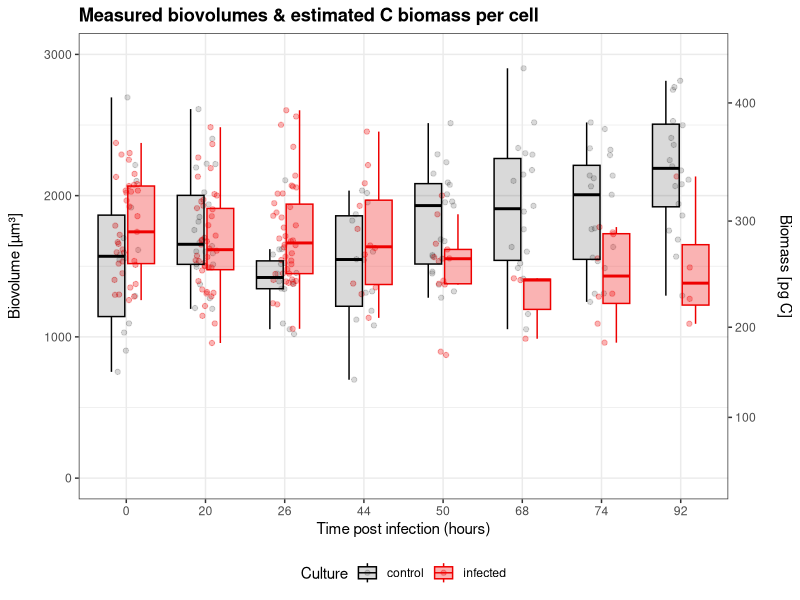
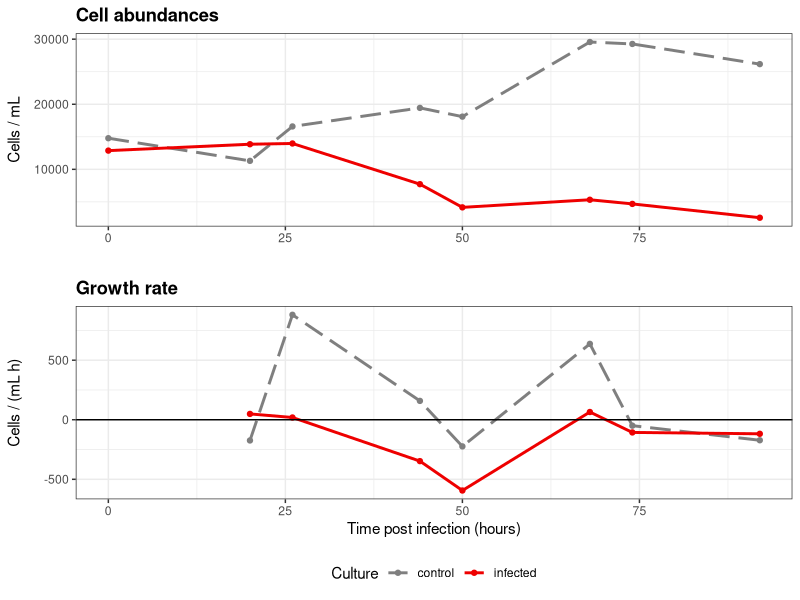
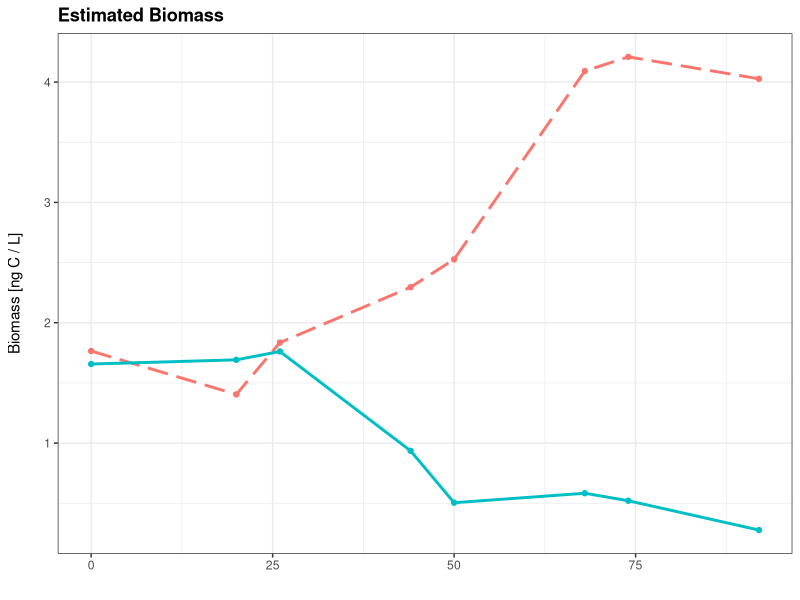

The R source for these figures, in order: (Note: this script raises an error after producing the figures.)
library(readxl)
library(here)
library(tidyverse)
library(ggplot2)
library(data.table)
library(RColorBrewer)
library(grid)

setwd("/shared/projects/symbioscope/Quantification/")
#setwd("S:/Quantification/")

# Opening the data
biovolume_data <- read_excel(here("Biovolumes_biomass.xlsx"), sheet=2, na="")
colnames(biovolume_data) 
#biovolume_data$hpi <- as.factor(biovolume_data$hpi)

biovolume_tidy<- read_excel(here("Biovolumes_biomass.xlsx"), sheet=3, na="")
colnames(biovolume_tidy) 
biovolume_tidy$hpi <- as.factor(biovolume_tidy$hpi)

# PLOTTING
#Cell Biovolumes & Biomass
ggplot(biovolume_tidy) + aes(hpi,volume_um3,color=Culture,fill=Culture,alpha=Culture) +
  geom_jitter(width = 0.15)+
  geom_boxplot(outlier.shape = NA)+
  scale_y_continuous("Biovolume [µm³]\n", sec.axis = sec_axis(~10^(0.76*log10(.))-0.352, name = "Biomass [pg C]\n"))+
  labs(title = "Measured biovolumes & estimated C biomass per cell",x = "Time post infection (hours)")+
  scale_fill_manual(values = c("black","red2"))+
  scale_alpha_manual(values = c(0.15, 0.3))+
  scale_colour_manual(values=c("black","red2"))+
  theme_bw()+
  coord_cartesian(ylim = c(0, 3000))+
  theme(legend.position = "bottom", plot.title = element_text(face="bold"))

# only cell biovolumes
p4_biovolumes <- ggplot(biovolume_tidy) + aes(hpi,volume_um3,color=Culture,fill=Culture,alpha=Culture) +
  geom_jitter(width = 0.15)+
  geom_boxplot(outlier.shape = NA)+
  scale_y_continuous("Biovolume [µm³]\n")+
  labs(title = "Measured biovolumes & estimated C biomass per cell",x = "Time post infection (hours)")+
  scale_fill_manual(values = c("gray50","black"))+
  scale_alpha_manual(values = c(0.15, 0.3))+
  scale_colour_manual(values=c("gray50","black"))+
  theme_minimal()+
  coord_cartesian(ylim = c(0, 3000))+
  theme(legend.position = "bottom", plot.title = element_text(face="bold"))

# Measured abundances
p1a_abundance_counts <- ggplot(biovolume_data) + aes(hpi,Abundance_count,color=Culture,linetype=Culture) +
  geom_point() +
  geom_line(size=1)+
  labs(title = "Cell abundances",x = "",y="Cells / mL\n")+
  scale_colour_manual(values=c("gray50","red2"))+
  scale_linetype_manual(values=c("longdash", "solid"))+
  theme_bw()+   theme(legend.position = "none", plot.title = element_text(face="bold"))

# Growth rates
p1b_abundance_rates <- ggplot(biovolume_data) + aes(hpi,Abundance_rate,color=Culture,linetype=Culture) +
  geom_point() +
  geom_line(size=1)+
  geom_hline(aes(yintercept=0))+
  labs(title = "Growth rate",x = "Time post infection (hours)",y="Cells / (mL h)\n")+
  scale_colour_manual(values=c("gray50","red2"))+
  scale_linetype_manual(values=c("longdash", "solid"))+
  theme_bw()+   theme(legend.position = "bottom", plot.title = element_text(face="bold"))
grid.newpage()
grid.draw(rbind(ggplotGrob(p1a_abundance_counts), ggplotGrob(p1b_abundance_rates), size = "last"))

#Biomass median
#p2a_biomassmedian <- 
  ggplot(biovolume_data) + aes(hpi,Biomass_ngLiter,color=Culture,linetype=Culture) +
  geom_point() +
  geom_line(size=1)+
  labs(title = "Estimated Biomass",x = "",y="Biomass [ng C / L]\n")+
  #scale_colour_manual(values=c("gray50","red2"))+
  scale_linetype_manual(values=c("longdash", "solid"))+
  theme_bw()+   theme(legend.position = "none", plot.title = element_text(face="bold"))

#Biomass rate
p2b_biomassmedian <- ggplot(biovolume_data) + aes(hpi,BiomassRate,color=Culture,linetype=Culture) +
  geom_point() +
  geom_line(size=1)+
  geom_hline(aes(yintercept=0))+
  labs(x = "Time post infection (hours)",y="Biomass rate [pg C / L h]\n")+
  scale_colour_manual(values=c("gray50","red2"))+
  scale_linetype_manual(values=c("longdash", "solid"))+
  theme_bw()+   theme(legend.position = "bottom", plot.title = element_text(face="bold"))
grid.newpage()
grid.draw(rbind(ggplotGrob(p2a_biomassmedian), ggplotGrob(p2b_biomassmedian), size = "last"))


#Biomass & Organelles
#Biovolume
p3a_biovolume <- ggplot(biovolume_data) + 
  aes(x=hpi,y=VolumeMedian,color=Culture,fill=Culture) +
  geom_point() +
  geom_line(aes(linetype=Culture),size=1)+
  geom_ribbon(aes(ymin=VolumeMedian-VolumeStdDev,ymax=VolumeMedian+VolumeStdDev),linetype=0,alpha=0.15)+ 
  labs(title = "Measured Cell Biovolumes",x = "",y="Volume\n[µm³]\n")+
  scale_x_continuous(breaks=c(seq(0,92,10)))+
  scale_colour_manual(values=c("gray75","black"))+
  scale_fill_manual(values=c("gray50","gray50"))+
  scale_linetype_manual(values=c("longdash", "solid"))+
  coord_cartesian(ylim = c(0, 2500))+
  theme_minimal()+ theme(legend.position = "none", plot.title = element_text(face="bold"))
#Biomass
p3a_biomassmedian <- ggplot(biovolume_data) + 
  aes(x=hpi,y=Biomass_ngLiter,color=Culture,fill=Culture) +
  geom_point() +
  geom_line(aes(linetype=Culture),size=1)+
  geom_ribbon(aes(ymin=Biomass_ngLiter-Biomass_ngLiter_StDv,ymax=Biomass_ngLiter+Biomass_ngLiter_StDv),linetype=0,alpha=0.15)+ 
  labs(title = "Estimated Total Biomass",x = "",y="Biomass\n[ng C / L]\n")+
  scale_x_continuous(breaks=c(seq(0,92,10)))+
  scale_colour_manual(values=c("gray50","black"))+
  scale_fill_manual(values=c("gray50","gray75"))+
  scale_linetype_manual(values=c("longdash", "solid"))+
  theme_bw()+theme(legend.position = "bottom")

#Chloroplasts median
p3b_chlmedian <- ggplot(biovolume_data) + 
  aes(x=hpi,y=ChloroplastsMedian,color=Culture,fill=Culture) +
  geom_point() +
  geom_line(aes(linetype=Culture),size=1)+
  geom_ribbon(aes(ymax=ChloroplastsMedian+ChloroplastStDv,ymin=ChloroplastsMedian-ChloroplastStDv),linetype=0,alpha=0.15)+
  labs(title = "Chloroplast size",x = "",y="Volume\n[µm³]\n")+
  scale_x_continuous(breaks=c(seq(0,92,10)))+
  scale_colour_manual(values=c("gray50","purple4"))+
  scale_fill_manual(values=c("gray50","purple4"))+
  scale_linetype_manual(values=c("longdash", "solid"))+
  theme_bw()+   theme(legend.position = "none", plot.title = element_text(face="bold"))

#Nuclei median
p3c_nucmedian <- ggplot(biovolume_data) + 
  aes(x=hpi,y=NucleiMedian,color=Culture,fill=Culture) +
  geom_point() +
  geom_line(aes(linetype=Culture),size=1)+
  geom_ribbon(aes(ymax=NucleiMedian+NucleiStDev,ymin=NucleiMedian-NucleiStDev),linetype=0,alpha=0.15) + 
  labs(title = "Nuclei size",x = "",y="Volume\n[µm³]\n")+
  scale_x_continuous(breaks=c(seq(0,92,10)))+
  scale_colour_manual(values=c("gray50","blue2"))+
  scale_fill_manual(values=c("gray50","blue2"))+
  scale_linetype_manual(values=c("longdash", "solid"))+
  coord_cartesian(ylim = c(0, 150))+  
  theme_bw()+   theme(legend.position = "none", plot.title = element_text(face="bold"))

#Chloroplasts proportion
p3d_chlpercent <- ggplot(biovolume_data) + 
  aes(hpi,ChloroplastsPercent,color=Culture) +
  geom_point() +
  geom_line(aes(linetype=Culture),size=1)+
  scale_x_continuous(breaks=c(seq(0,92,10)))+
  scale_colour_manual(values=c("purple4","purple4"))+
  scale_linetype_manual(values=c("dashed", "solid"))+
  labs(title = "Chloroplast proportion",x = "\nTime post infection (hours)",y="Median %\nof biovolume\n")+
  theme_minimal()+   theme(legend.position = "bottom", plot.title = element_text(face="bold"))+ylim(0,100)

###########################################
# Figure 5: Cell Biovolumes & Biomass
grid.newpage()
grid.draw(rbind(ggplotGrob(p3a_biovolume), ggplotGrob(p3a_biomassmedian),
                ggplotGrob(p3c_nucmedian),
                ggplotGrob(p3b_chlmedian), ggplotGrob(p3d_chlpercent), 
                size = "last"))


grid.newpage()
grid.draw(rbind(ggplotGrob(p4_biovolumes), ggplotGrob(p2b_FvFm),ggplotGrob(p3d_chlpercent),
                size = "last"))
